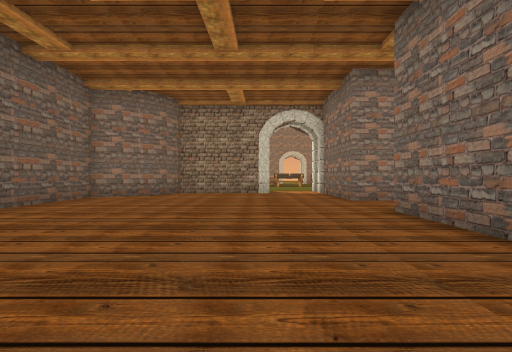
view 1 (above)

22 first-person views from a walk through a Unity game level. The camera is 1.2 m above the floor, looks level and sees 80° across. The floor is counted in squares, 2 m on a side. Each view is taken from the middle of a square. On the plan, view 1 faces up. The plan holds only what a view shows up to about 9 squares ahead; the rest is blank. The place goes on beyond the plan. The player is left out. Some surface patterns are stand-ins.

view 2
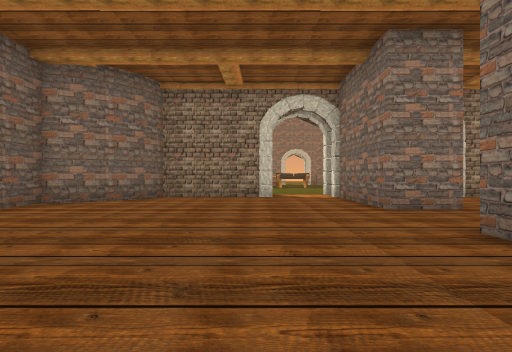

view 3
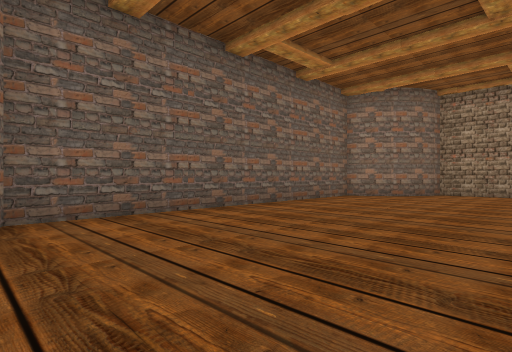

view 4
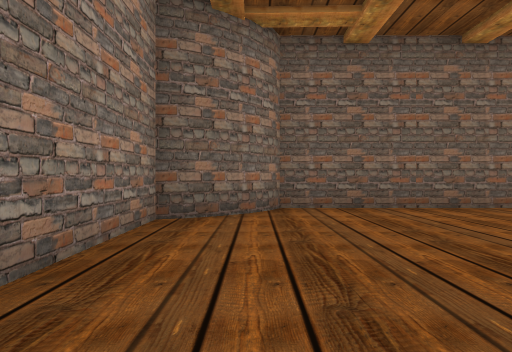

view 5
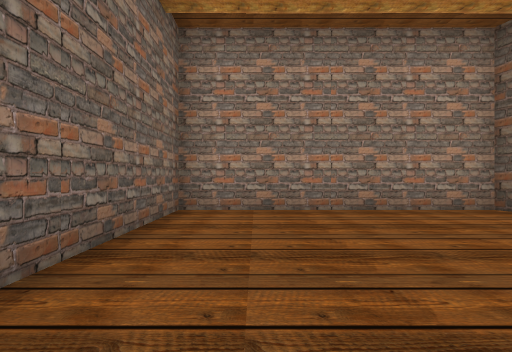

view 6
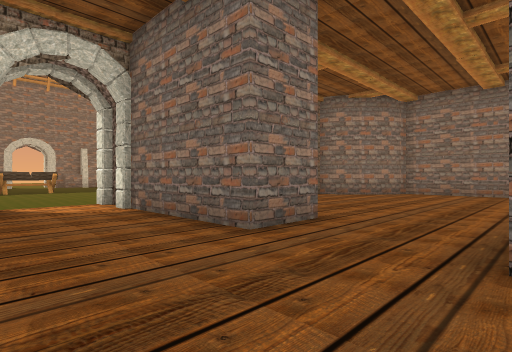

view 7
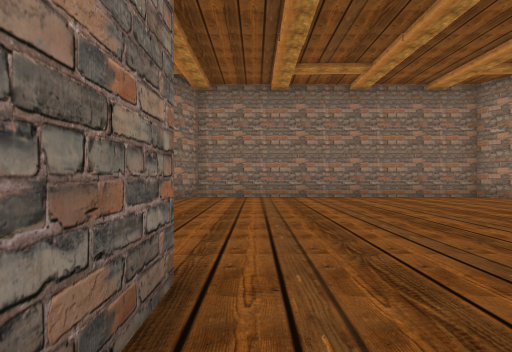

view 8
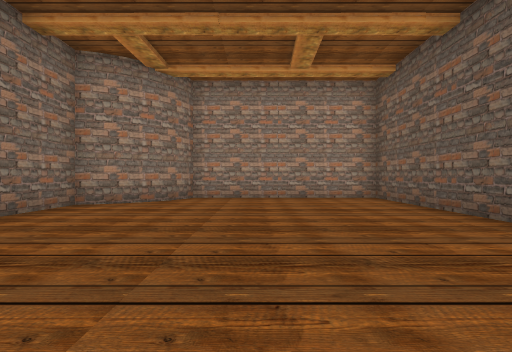

view 9
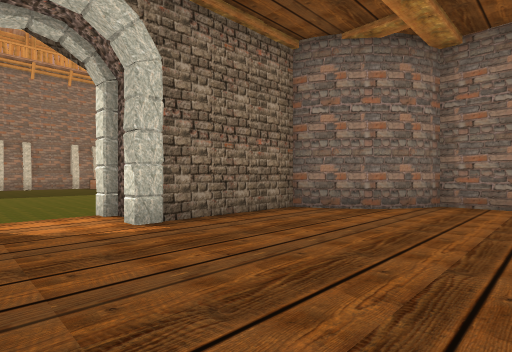

view 10
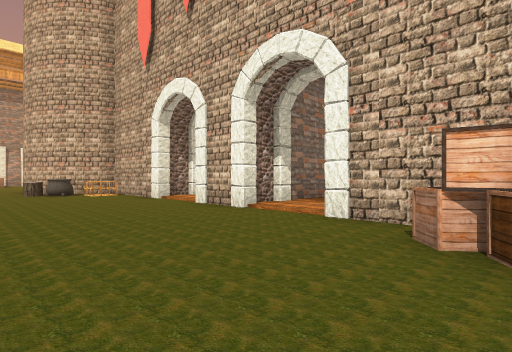

view 11
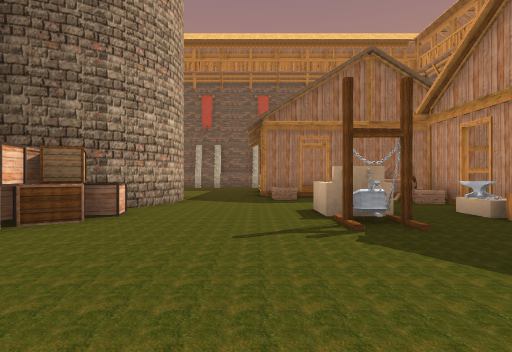

view 12
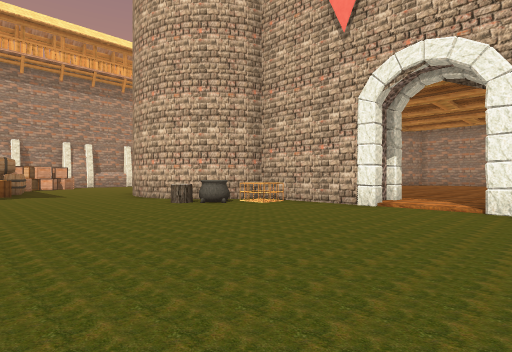

view 13
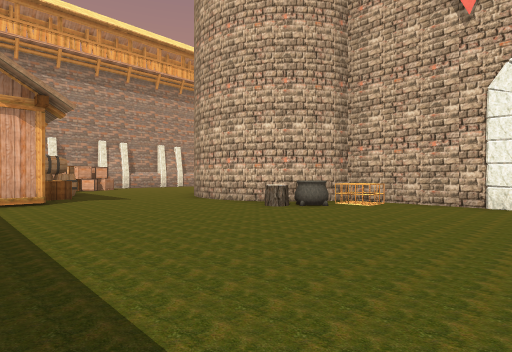

view 14
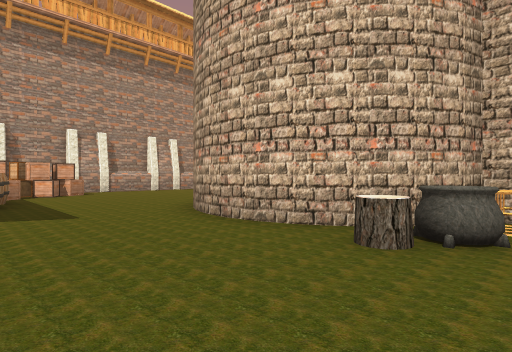

view 15
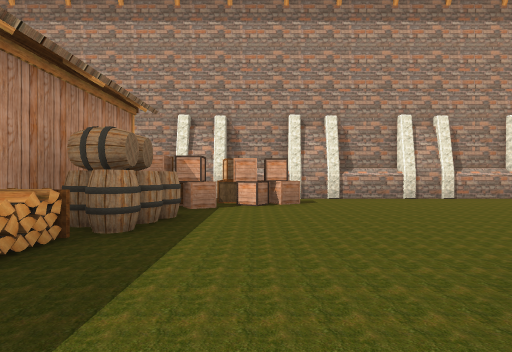

view 16
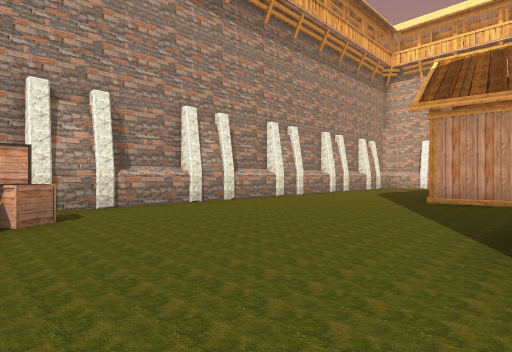

view 17
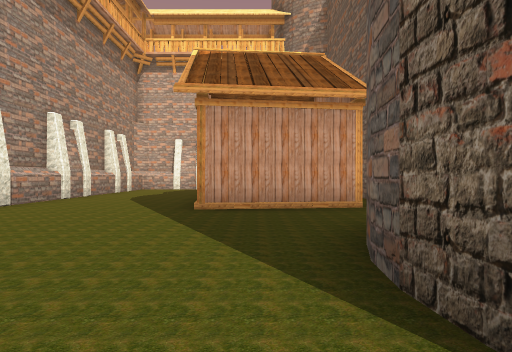

view 18
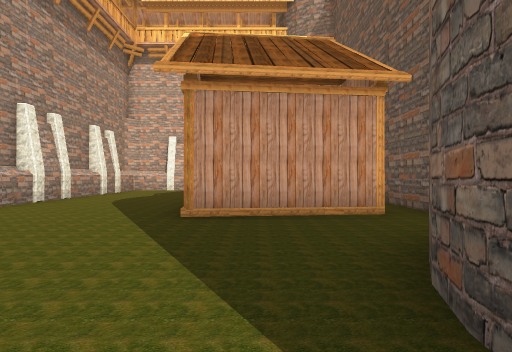

view 19
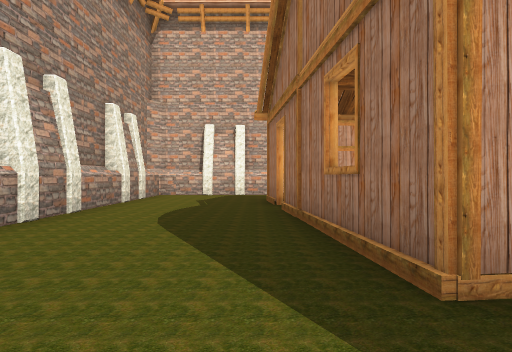

view 20
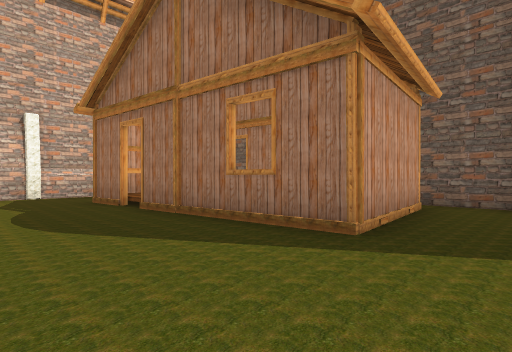

view 21
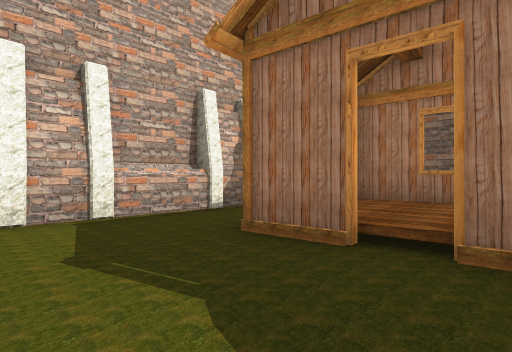

view 22
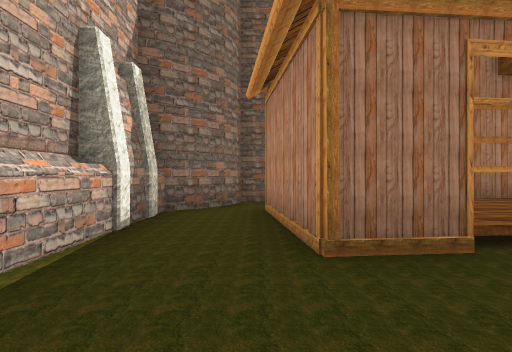

### Floor plan
Key: @ floor where view 1 was taken; # wall or solid block; . main floor; : floor 0.25 m higher than the main floor; / step, stairs or slope; ^ raised ledge; B box; C cauldron; H house; R crate; A barrel; O other object.
Columns run from 7 left of view 1 to 21 right of it. Each row starts with its distance up from view 1.
 19 H O..O.     ......
 18 H   OO..  ..........H  HH
 17 HR..OO... ...........^^A.B
 16 H......................A.BB#
 15 .........................BB#
 14 .##.B...........C.##......B#
 13   ###BB........######......#
 12     ####//#//####   ##.....^#
 11     ####..#..####    #.....##
 10    ##.....#.....##   #.....##
  9   ##......#......##  ......^#
  8   #.......#.......##.......##
  7   #...............##HHHH...#
  6   #...............##H  H...^
  5   #.......#.......##H  H...#
  4   #.......#.......# H  H...#
  3   #.......#.......# HH :...^
  2   #.......#.......## H :H..#
  1   #.......#.......## HHH...#
  0   ##...@..#......####......^
 -1    #......#.....##  #######
 -2    ##############

Where each view was taken, in squares from view 1:
view 1: 0 up, 0 right, facing up
view 2: 2 up, 0 right, facing up
view 3: 0 up, 0 right, facing up-left
view 4: 0 up, 1 right, facing left
view 5: 4 up, 1 right, facing down
view 6: 5 up, 0 right, facing up-right
view 7: 7 up, 2 right, facing right
view 8: 7 up, 7 right, facing down
view 9: 7 up, 4 right, facing up-right
view 10: 16 up, 2 left, facing down-right
view 11: 16 up, 2 right, facing left
view 12: 18 up, 3 right, facing down-right
view 13: 19 up, 5 right, facing down-right
view 14: 17 up, 8 right, facing down-right
view 15: 15 up, 12 right, facing right
view 16: 15 up, 14 right, facing down-right
view 17: 13 up, 15 right, facing down
view 18: 12 up, 15 right, facing down
view 19: 9 up, 17 right, facing down
view 20: 9 up, 19 right, facing down-left
view 21: 4 up, 19 right, facing down-left
view 22: 1 up, 19 right, facing left
